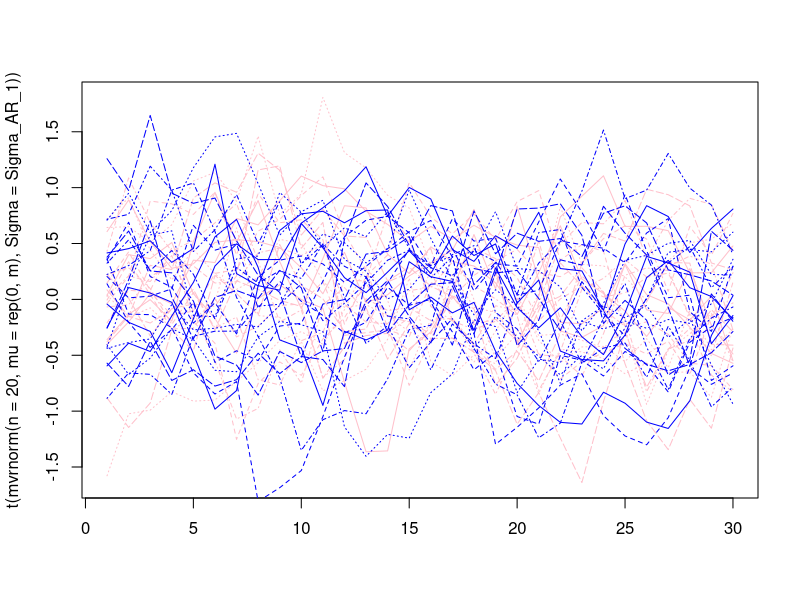

Source code (R): (Note: this script raises an error after producing the figure.)



library(MASS)
library(magrittr)
library(rlist)
library(plyr)
library(dplyr)
M <- m <- 30
N <- 50
grid <- expand.grid(t=1:M,s=1:M) %>% subset(.,t>s) %>%
      transform(.,l=t-s,
                m=(t+s)/2)



list_Sigma <- list()
phi <- 0.8
sig2 <- 0.1

Sigma_AR_1 <- matrix(data=NA,nrow=M,
                  ncol=M)
for (i in 1:nrow(Sigma_AR_1)) {
      for (j in 1:ncol(Sigma_AR_1)) {
            Sigma_AR_1[i,j] <- sig2*( phi^(abs(i-j)) )/( 1 - phi^2 )
      }
}
list_Sigma[[2]] <- Sigma_AR_1

Omega <- solve(Sigma_AR_1)

C <- t(chol(Sigma_AR_1))
D <- diag(diag(C))
L <- C%*%solve(D)
T_mod <- solve(L)      

matplot(t(mvrnorm(n=20,mu=rep(0,m),Sigma=Sigma_AR_1)),col="pink",type="l")
matlines(sapply(1:20,function(i){
      arima.sim(n = M,
                list(ar = c(0.8),
                     ma = c(0)),
                sd = sqrt(0.1))
}),
col="blue")

bPars <- rbind(c(0,1,50,3,100,2),
               c(0,1,60,3,100,3))


y <- mvrnorm(n=N,mu=rep(0,m),Sigma=Sigma_AR_1)
y_vec <- as.vector(t(y[,-1]))
X <- matrix(data=0,nrow=N*(M-1),ncol=choose(M,2))
no.skip <- 0
for (t in 2:M){
      X[((0:(N-1))*(M-1)) + t-1,(no.skip+1):(no.skip+t-1)] <- y[,1:(t-1)]
      no.skip <- no.skip + t - 1
}





l. <- as.vector(outer(rep(1,length(unique(grid$m))),unique(grid$l)))
Bl <- bsplbase(l./max(grid$l), bPars[1,  ])$base
knots.l <- bsplbase(l./max(grid$l), bPars[1,  ])$knots
knots.l <- knots.l[1:(length(knots.l)-(bPars[1,4]+1))]


m. <- as.vector(outer(unique(grid$m),rep(1,length(unique(grid$l)))))
Bm <- bsplbase(m./max(grid$m), bPars[2,  ])$base
knots.m <- bsplbase(m./max(grid$m), bPars[2,  ])$knots
knots.m <- knots.m[1:(length(knots.m)-(bPars[2,4]+1))]

knot_grid <- expand.grid(m=knots.m,l=knots.l)[,2:1]
keep <- (knot_grid$m >= 0.5) & (knot_grid$m < max(knot_grid$l)-0.5*knot_grid$l) |
      (knot_grid$m < 0.5) & (knot_grid$m > min(knot_grid$l)+0.5*knot_grid$l)
knot_grid <- transform(knot_grid,keep=factor(keep))
knot_grid <- data.frame(knot_grid,
                        expand.grid(m_index=1:length(knots.m),
                                    l_index=(1:length(knots.l)))[,2:1])




n1 <- ncol(Bl)
n2 <- ncol(Bm)  # Compute tensor products

Bl. <- kronecker(Bl, t(rep(1, n2)))
Bm. <- kronecker(t(rep(1, n1)), Bm)


grid <- orderBy(~ l+m,grid)
discard_rows <- left_join(data.frame(l=l.,m=m.,frame="big"),
                          data.frame(grid[,c("l","m")],frame="little")
                          ,by=c("l","m"))$frame.y %>% is.na %>% which

B. <- Bl.*Bm.
basisKeepIndex <- knot_grid$keep[!duplicated(knot_grid[,c("l_index","m_index")])] %>% equals(TRUE) %>% which
B. <- B.[-discard_rows,basisKeepIndex]









knot_grid <- subset(knot_grid,keep==TRUE)
U. <- X%*%B.







knot_grid <- subset(knot_grid,keep==TRUE)
dl <- 2
if(dl>0){
      if(sum(knot_grid$m==unique(knot_grid$m)[1])>dl){
            Pl <- matrix(data=0,nrow=sum(knot_grid$m==unique(knot_grid$m)[1])-dl,
                         ncol=nrow(knot_grid))
            Pl[,which(knot_grid$m==unique(knot_grid$m)[1])] <- diff(diag(sum(knot_grid$m==unique(knot_grid$m)[1])),
                                                                    differences = dl)            
            for(i in 2:length(unique(knot_grid$m))){
                  pl <- matrix(data=0,nrow=sum(knot_grid$m==unique(knot_grid$m)[i])-dl,
                               ncol=nrow(knot_grid))
                  pl[,which(knot_grid$m==unique(knot_grid$m)[i])] <- diff(diag(sum(knot_grid$m==unique(knot_grid$m)[i])),
                                                                          differences = dl)      
                  Pl <- rbind(Pl,pl)
            }
      }
      
      if((sum(knot_grid$m==unique(knot_grid$m)[1])<=dl) &(sum(knot_grid$m==unique(knot_grid$m)[2])>dl)){
            Pl <- matrix(data=0,nrow=sum(knot_grid$m==unique(knot_grid$m)[2])-dl,
                         ncol=nrow(knot_grid))
            Pl[,which(knot_grid$m==unique(knot_grid$m)[2])] <- diff(diag(sum(knot_grid$m==unique(knot_grid$m)[2])),
                                                                    differences = dl)            
            for(i in 3:length(unique(knot_grid$m))){
                  if(sum(knot_grid$m==unique(knot_grid$m)[i])>dl){
                        pl <- matrix(data=0,nrow=sum(knot_grid$m==unique(knot_grid$m)[i])-dl,
                                     ncol=nrow(knot_grid))
                        pl[,which(knot_grid$m==unique(knot_grid$m)[i])] <- diff(diag(sum(knot_grid$m==unique(knot_grid$m)[i])),
                                                                                differences = dl)      
                        Pl <- rbind(Pl,pl)      
                  }
            }
      }
      
}
if(dl==0){
      Pl <- diag(nrow(knot_grid))
}





dm <- 2
if(dm>0){
      if((sum(knot_grid$m==unique(knot_grid$m)[1])>dl)){
            Pm <- matrix(data=0,nrow=sum(knot_grid$l==unique(knot_grid$l)[1])-dm,
                         ncol=nrow(knot_grid))
            Pm[,which(knot_grid$l==unique(knot_grid$l)[1])] <- diff(diag(sum(knot_grid$l==unique(knot_grid$l)[1])),
                                                                    differences = dm)
            for(i in 2:length(unique(knot_grid$l))){
                  if(sum(knot_grid$m==unique(knot_grid$m)[i])>dl){
                        pm <- matrix(data=0,nrow=sum(knot_grid$l==unique(knot_grid$l)[i])-dm,
                                     ncol=nrow(knot_grid))
                        pm[,which(knot_grid$l==unique(knot_grid$l)[i])] <- diff(diag(sum(knot_grid$l==unique(knot_grid$l)[i])),
                                                                                differences = dm)      
                        Pm <- rbind(Pm,pm)
                  }
            }  
      }
      
      if((sum(knot_grid$m==unique(knot_grid$m)[1])<=dl) &(sum(knot_grid$m==unique(knot_grid$m)[2])>dl)){
            Pm <- matrix(data=0,nrow=sum(knot_grid$l==unique(knot_grid$l)[2])-dm,
                         ncol=nrow(knot_grid))
            Pm[,which(knot_grid$l==unique(knot_grid$l)[2])] <- diff(diag(sum(knot_grid$l==unique(knot_grid$l)[2])),
                                                                    differences = dm)
            for(i in 3:length(unique(knot_grid$l))){
                  if(sum(knot_grid$m==unique(knot_grid$m)[i])>dl){
                        pm <- matrix(data=0,nrow=sum(knot_grid$l==unique(knot_grid$l)[i])-dm,
                                     ncol=nrow(knot_grid))
                        pm[,which(knot_grid$l==unique(knot_grid$l)[i])] <- diff(diag(sum(knot_grid$l==unique(knot_grid$l)[i])),
                                                                                differences = dm)      
                        Pm <- rbind(Pm,pm)
                  }
            }  
      }
}
if(dm==0){
      Pm <- diag(nrow(knot_grid))
}










lambdas <- expand.grid(lam_l=exp(seq(-2,7,length.out=15)),
                       lam_m=exp(seq(-2,7,length.out=15)))

ar_1_coef_list <- list.zip(lam_l=lambdas$lam_m,
                      lam_m=lambdas$lam_l) %>%
      lapply(.,function(l){
            try(            fit_cholesky_PS(y_vec,U.,Pl,l$lam_l,
                                            Pm,l$lam_m,
                                            0.12)    
            )
      })

setwd("/Users/taylerblake/Documents/Dissertation/code/simulations")
save(ar_1_coef_list,file="stationary_ar1_coef_list.Rdata")



data.frame(expand.grid(t=1:M,s=1:M),
           phi=as.vector(diag(rep(1,nrow(T_mod)))-T_mod)) %>%
      subset(.,t>s) %>%
      orderBy(~t+s,.) %>%
      wireframe(phi~t+s,
                data=.,
                screen=list(z=55,x=-85,y=10),
                light.source = c(5,20,10),
                pretty=TRUE,
                scales = list(arrows = FALSE),
                drape=FALSE,
                cex=0.15,
                col="grey",
                par.settings = list(axis.line = list(col = "transparent")))




gg <- expand.grid(s=(1:m),t=(1:m)) %>% subset(.,t>s)
gg <- transform(gg,l=t-s,m=s+t)

l. <- gg$l
Bl <- bsplbase(l./max(gg$l), bPars[1,  ])$base
knots.l <- bsplbase(l./max(gg$l), bPars[1,  ])$knots
knots.l <- knots.l[1:(length(knots.l)-(bPars[1,4]+1))]

m. <- gg$m
#m. <- as.vector(outer(unique(grid$m),rep(1,length(unique(grid$l)))))
Bm <- bsplbase(m./max(gg$m), bPars[2,  ])$base
knots.m <- bsplbase(m./max(gg$m), bPars[2,  ])$knots
knots.m <- knots.m[1:(length(knots.m)-(bPars[2,4]+1))]

knot_grid <- expand.grid(m=knots.m,l=knots.l)[,2:1]
keep <- (knot_grid$m >= 0.5) & (knot_grid$m < max(knot_grid$l)-0.5*knot_grid$l) |
      (knot_grid$m < 0.5) & (knot_grid$m > min(knot_grid$l)+0.5*knot_grid$l)
knot_grid <- transform(knot_grid,keep=factor(keep))
knot_grid <- data.frame(knot_grid,
                        expand.grid(m_index=1:length(knots.m),
                                    l_index=(1:length(knots.l)))[,2:1])

B_lm <- t(sapply(1:nrow(Bl),function(i){as.vector(outer(Bm[i,],Bl[i,]))}))
basisKeepIndex <- knot_grid$keep[!duplicated(knot_grid[,c("l_index","m_index")])] %>% equals(TRUE) %>% which
knot_grid <- subset(knot_grid,keep==TRUE)
B_lm <- B_lm[,basisKeepIndex]






ar1_phi_list <- lapply(ar_1_coef_list,function(beta){
      B_lm%*%beta
})
i <- 1


#Phi_hat <- B_lm %*% f$coefficients
# par(ask=TRUE)
#for (i in 76:nrow(lambdas)){
laml <- round(lambdas$lam_l[i],3)
lamm <- round(lambdas$lam_m[i],3)
my_title <- c(as.expression(bquote(lambda[l] == .(laml))), as.expression(bquote(lambda[m] == .(lamm))))
Phi_hat <- ar1_phi_list[[i]]
data.frame(phi=Phi_hat,gg) %>%
      subset(.,l<(max(gg$l)-2)) %>%
      wireframe(phi~s*t,
                data=.,
                screen=list(z=55,x=-85,y=10),
                light.source = c(5,20,10),
                pretty=TRUE,
                scales = list(arrows = FALSE),
                drape=FALSE,
                cex=0.15,
                col="grey",
                par.settings = list(axis.line = list(col = "transparent")),
                main=my_title
      )            
# }
i <- i+1
